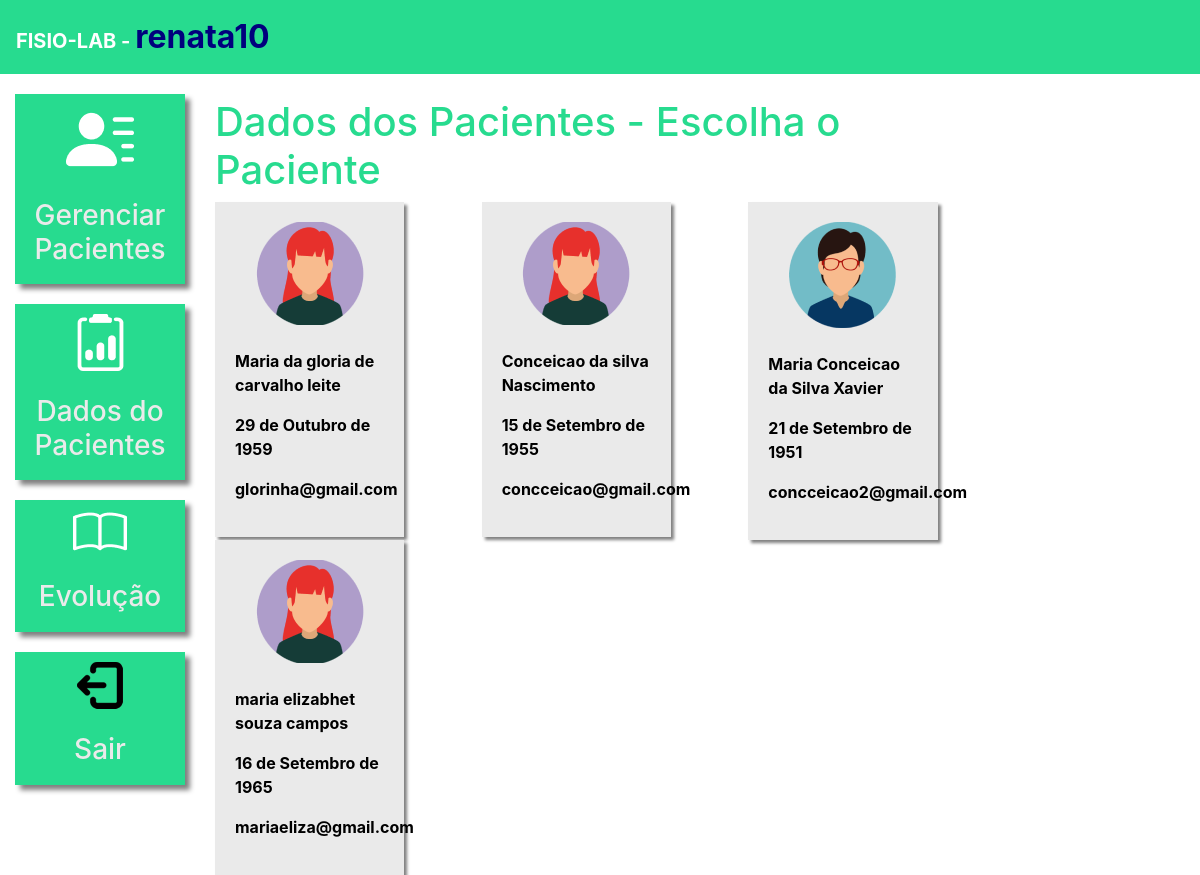
Page /dados_paciente/ (signed in) on the committed database.
### plataforma/models.py (models this page shows, shortened)
class Pacientes(models.Model):
    choices_sexo = (('Feminino', 'Feminino'),
                    ('Masculino', 'Masculino'),
                    ('Outros', 'Outros'))
    choices_estadocivil = (('Casado(a)', 'Casado(a)'),
                    ('Solteiro(a)', 'Solteiro(a)'),
                    ('Divorciado(a)', 'Divorciado(a)'),
                    ('Viuvo(a)', 'Viuvo(a)'))
    nome = models.CharField(max_length=50)
    cpf = models.CharField(max_length=14, verbose_name="CPF", blank=False, null=False)
    sexo = models.CharField(max_length=24, choices=choices_sexo)
    estadocivil = models.CharField(max_length=25, choices=choices_estadocivil)
    datanascimento = models.DateField()
    naturalidade = models.CharField(max_length=120)
    profissao = models.CharField(max_length=50)
    email = models.EmailField()
    telefone = models.CharField(max_length=25)
    endereco = models.CharField(max_length=50)
    fisio = models.ForeignKey(User, on_delete=models.CASCADE)

### plataforma/views.py (the view)
# urls.py: path('dados_paciente/', views.dados_paciente_listar, name="dados_paciente_listar"),
@login_required(login_url='/auth/logar/')
def dados_paciente_listar(request):
    if request.method == "GET":
        pacientes = Pacientes.objects.filter(fisio=request.user)
        return render(request, 'dados_paciente_listar.html', {'pacientes': pacientes})

### autenticacao/context_processors.py (called while the page is built)
def perfil_profissional(request):
    if request.user.is_authenticated:
        perfil = PerfilProfissional.objects.filter(usuario=request.user).first()
        return {'perfil': perfil}
    return {'perfil': None}

### plataforma/templates/dados_paciente_listar.html (shortened to what this page needs)
{% extends 'base_plataforma.html' %}
{% load static %}
{% block 'plataforma' %}
        <br>
    <h1 class="titulo">Dados dos Pacientes - Escolha o Paciente</h1>
        <div class="row">
            {% for paciente in pacientes%}
                <div class="col-md-4">
                    <a href="{% url 'dados_paciente' paciente.id %}" class="link-hover">
                        <div class="card-paciente">
                            <div class="foto-perfil">
                                {% if paciente.sexo == "Masculino"%}
                                    <img src="{% static 'plataforma/img/perfil2.png' %}">
                                {% else %}
                                    <img src="{% static 'plataforma/img/perfil1.png' %}">
                                {% endif %}
                            </div>
                            <br>
                            <p class="dados">{{paciente.nome}}</p>
                            <p class="dados">{{paciente.datanascimento}}</p>
                            <p class="dados">{{paciente.email}}</p>
                        </div>
                    </a>
                </div>
            {% endfor %}
        </div>
    {% endblock%}

### templates/base.html (shortened to what this page needs)
{% load static %}
<!doctype html>
<html lang="pt-BR">
    <head>
        {% block 'head' %}{% endblock %}
        <link rel="stylesheet" href="https://cdn.jsdelivr.net/npm/bootstrap@4.6.1/dist/css/bootstrap.min.css">
    </head>
    <body>
        {% if user.is_authenticated %}
            <nav style="background-color: #27DB8F;" class="navbar navbar-expand-lg navbar-dark">
                <a style="font-weight: bold" class="navbar-brand" href="#">FISIO-LAB - <font color="#00007d" size="6">{{ user.username }}</font></a>
            </nav>
        {% endif %}
        {% block 'body' %}{% endblock %}
</body>
</html>

### templates/static/plataforma/css/css.css (style rules this page uses)
.titulo { color: #27DB8F; }
.card-paciente { background-color:rgb(234, 234, 234); width: 80%; box-shadow: 3px 3px 3px gray; padding: 20px; color: black; }
.foto-perfil { text-align: center; }
.dados { font-weight: bold; }

### rows in the picture
Pacientes: nome "Maria da gloria de carvalho leite", datanascimento "29 de Outubro de 1959", email "glorinha@gmail.com"
Pacientes: nome "Conceicao da silva Nascimento", datanascimento "15 de Setembro de 1955", email "concceicao@gmail.com"
Pacientes: nome "Maria Conceicao da Silva Xavier", datanascimento "21 de Setembro de 1951", email "concceicao2@gmail.com"
Pacientes: nome "maria elizabhet souza campos", datanascimento "16 de Setembro de 1965", email "mariaeliza@gmail.com"

### other values in the picture
{{ user.username }} "renata10"
